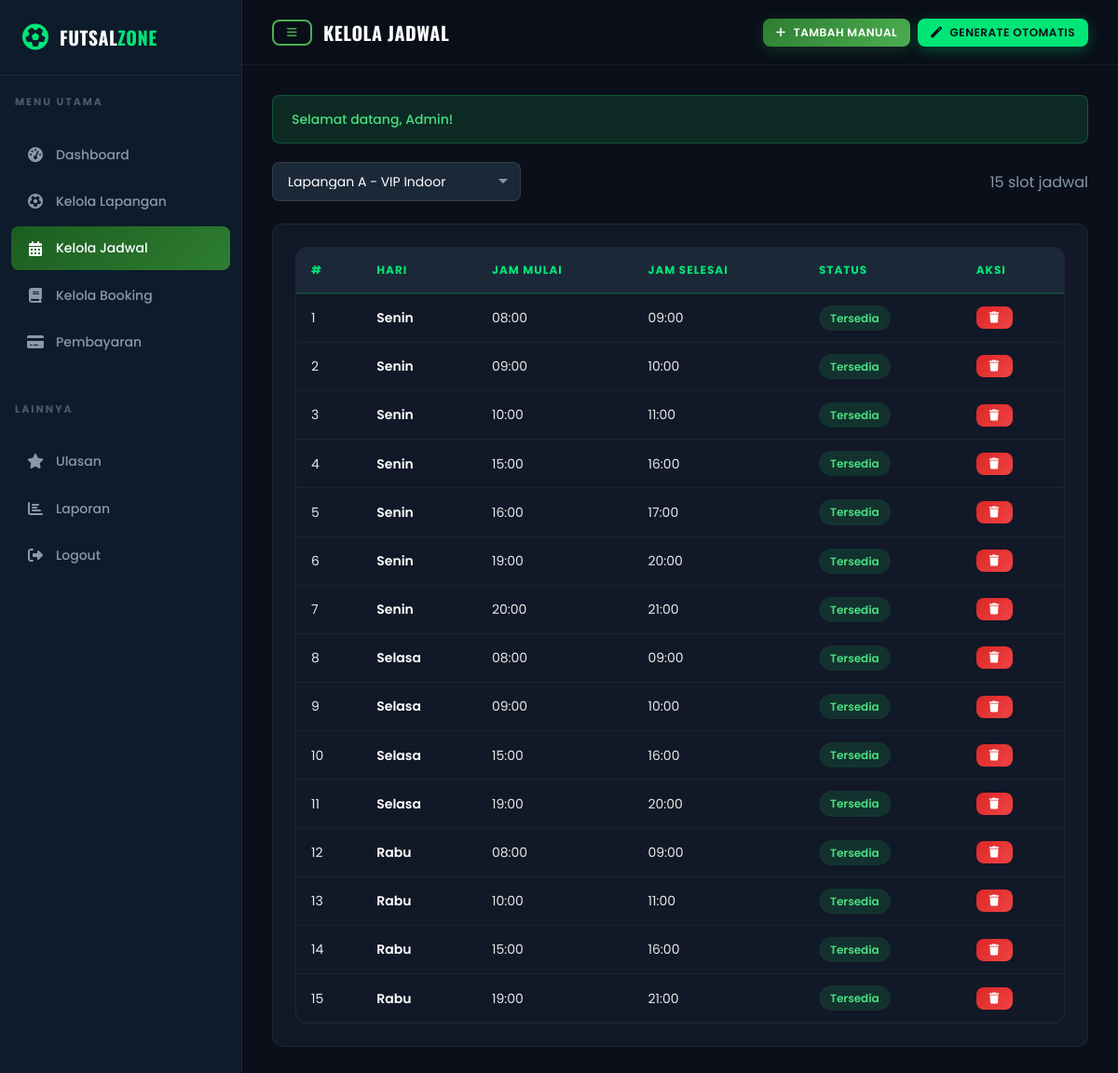
Page /futsalzone/admin/jadwal.php (signed in) on the committed database.
### tables this page shows
CREATE TABLE `jadwal` (
  `id_jadwal` int(11) NOT NULL,
  `id_lapangan` int(11) NOT NULL,
  `hari` enum('Senin','Selasa','Rabu','Kamis','Jumat','Sabtu','Minggu') NOT NULL,
  `jam_mulai` time NOT NULL,
  `jam_selesai` time NOT NULL,
  `status` enum('Tersedia','Dibooking') NOT NULL DEFAULT 'Tersedia'
);

### futsalzone/admin/jadwal.php (the view, shortened to what this page needs)
<?php
require_once '../config/koneksi.php';
 $lapangan = $pdo->query("SELECT * FROM lapangan ORDER BY nama_lapangan")->fetchAll();
 $id_filter = isset($_GET['lapangan']) ? (int)$_GET['lapangan'] : ($lapangan[0]['id_lapangan'] ?? 0);
 $jadwal = [];
if($id_filter) {
    $stmt = $pdo->prepare("SELECT j.*, l.nama_lapangan FROM jadwal j JOIN lapangan l ON j.id_lapangan=l.id_lapangan WHERE j.id_lapangan=? ORDER BY FIELD(j.hari,'Senin','Selasa','Rabu','Kamis','Jumat','Sabtu','Minggu'), j.jam_mulai");
    $stmt->execute([$id_filter]);
    $jadwal = $stmt->fetchAll();
}
?>
<!DOCTYPE html>
<html lang="id">
<head>
    <link rel="stylesheet" href="../assets/css/style.css">
    <link rel="stylesheet" href="https://cdnjs.cloudflare.com/ajax/libs/font-awesome/6.5.0/css/all.min.css">
</head>
<body>
<div class="admin-layout">
    <aside class="admin-sidebar">
        <div class="sidebar-brand"><i class="fas fa-futbol"></i><h2>Futsal<span>Zone</span></h2></div>
        <div class="sidebar-label">Menu Utama</div>
        <ul class="sidebar-menu">
            <li><a href="dashboard.php"><i class="fas fa-tachometer-alt"></i> Dashboard</a></li>
            <li><a href="lapangan.php"><i class="fas fa-futbol"></i> Kelola Lapangan</a></li>
            <li><a href="jadwal.php" class="active"><i class="fas fa-calendar-alt"></i> Kelola Jadwal</a></li>
            <li><a href="booking.php"><i class="fas fa-book"></i> Kelola Booking</a></li>
            <li><a href="pembayaran.php"><i class="fas fa-credit-card"></i> Pembayaran</a></li>
        </ul>
        <div class="sidebar-label">Lainnya</div>
        <ul class="sidebar-menu">
            <li><a href="ulasan.php"><i class="fas fa-star"></i> Ulasan</a></li>
            <li><a href="laporan.php"><i class="fas fa-chart-bar"></i> Laporan</a></li>
            <li><a href="logout.php"><i class="fas fa-sign-out-alt"></i> Logout</a></li>
        </ul>
    </aside>
    <main class="admin-main">
        <header class="admin-topbar">
            <div style="display:flex;align-items:center;gap:12px">
                <button class="sidebar-toggle btn btn-sm btn-outline"><i class="fas fa-bars"></i></button>
                <h3>Kelola Jadwal</h3>
            </div>
            <div style="display:flex;gap:8px">
                <button class="btn btn-primary btn-sm" onclick="openModal('addModal')"><i class="fas fa-plus"></i> Tambah Manual</button>
                <button class="btn btn-accent btn-sm" onclick="openModal('genModal')"><i class="fas fa-magic"></i> Generate Otomatis</button>
            </div>
        </header>
        <div class="admin-content">
            <div class="flex-between mb-3">
                <select class="form-control" style="width:auto;min-width:200px" onchange="window.location='jadwal.php?lapangan='+this.value">
                    <?php foreach($lapangan as $l): ?>
                    <option value="<?= $l['id_lapangan'] ?>" <?= $l['id_lapangan']==$id_filter?'selected':'' ?>><?= htmlspecialchars($l['nama_lapangan']) ?></option>
                    <?php endforeach; ?>
                </select>
                <span class="text-muted"><?= count($jadwal) ?> slot jadwal</span>
            </div>
            <div class="card" style="padding:24px">
                <div class="table-wrapper">
                    <table>
                        <thead><tr><th>#</th><th>Hari</th><th>Jam Mulai</th><th>Jam Selesai</th><th>Status</th><th>Aksi</th></tr></thead>
                        <tbody>
                        <?php foreach($jadwal as $i => $j): ?>
                            <tr>
                                <td><?= $i+1 ?></td>
                                <td style="color:var(--white);font-weight:600"><?= $j['hari'] ?></td>
                                <td><?= date('H:i', strtotime($j['jam_mulai'])) ?></td>
                                <td><?= date('H:i', strtotime($j['jam_selesai'])) ?></td>
                                <td><span class="status-dot status-<?= strtolower($j['status']) ?>"><?= $j['status'] ?></span></td>
                                <td><a href="jadwal.php?hapus=<?= $j['id_jadwal'] ?>&lapangan=<?= $id_filter ?>" class="btn btn-danger btn-sm" onclick="return confirm('Hapus jadwal ini?')"><i class="fas fa-trash"></i></a></td>
                            </tr>
                        <?php endforeach; ?>
                        </tbody>
                    </table>
                </div>
            </div>
        </div>
    </main>
</div>
</body>
</html>

### rows in the picture
jadwal: hari "Senin", jam_mulai "08:00", jam_selesai "09:00", status "Tersedia"
jadwal: hari "Senin", jam_mulai "09:00", jam_selesai "10:00", status "Tersedia"
jadwal: hari "Senin", jam_mulai "10:00", jam_selesai "11:00", status "Tersedia"
jadwal: hari "Senin", jam_mulai "15:00", jam_selesai "16:00", status "Tersedia"
jadwal: hari "Senin", jam_mulai "16:00", jam_selesai "17:00", status "Tersedia"
jadwal: hari "Senin", jam_mulai "19:00", jam_selesai "20:00", status "Tersedia"
jadwal: hari "Senin", jam_mulai "20:00", jam_selesai "21:00", status "Tersedia"
jadwal: hari "Selasa", jam_mulai "08:00", jam_selesai "09:00", status "Tersedia"
jadwal: hari "Selasa", jam_mulai "09:00", jam_selesai "10:00", status "Tersedia"
jadwal: hari "Selasa", jam_mulai "15:00", jam_selesai "16:00", status "Tersedia"
jadwal: hari "Selasa", jam_mulai "19:00", jam_selesai "20:00", status "Tersedia"
jadwal: hari "Rabu", jam_mulai "08:00", jam_selesai "09:00", status "Tersedia"
jadwal: hari "Rabu", jam_mulai "10:00", jam_selesai "11:00", status "Tersedia"
jadwal: hari "Rabu", jam_mulai "15:00", jam_selesai "16:00", status "Tersedia"
jadwal: hari "Rabu", jam_mulai "19:00", jam_selesai "21:00", status "Tersedia"

### other values in the picture
$a['pesan'] "Selamat datang, Admin!"
count($jadwal) "15"
form field value "Lapangan A - VIP Indoor"
